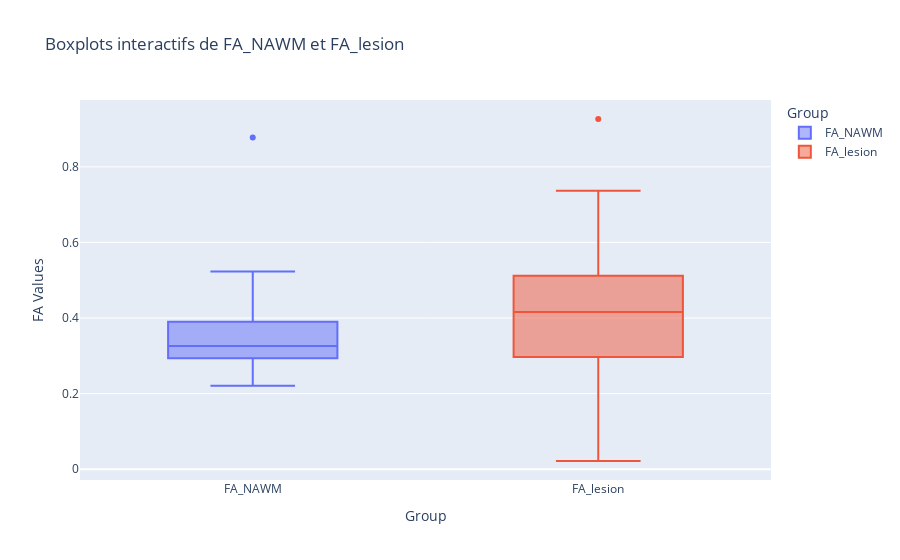

The cell this chart's notebook holds for it:
### Code cell
from scipy.stats import ttest_ind

import plotly.express as px

# Créer un DataFrame avec les données triées
# df_FA_NAWM_sorted = df_results.sort_values(by="FA_NAWM")

# Créer un graphique interactif avec Plotly
fig = px.box(
    df_results.melt(id_vars=["Subject"], value_vars=["FA_NAWM", "FA_lesion"]),
    x="variable",
    y="value",
    color="variable",
    hover_data=["Subject"],
    labels={"value": "FA Values", "variable": "Group"},
    title="Boxplots interactifs de FA_NAWM et FA_lesion"
)

# Afficher le graphique
fig.show()

# Effectuer un test t pour comparer les deux groupes
t_stat, p_value = ttest_ind(df_results["FA_NAWM"].dropna(), df_results["FA_lesion"].dropna(), equal_var=False)

# Afficher les résultats du test t
print(f"T-statistic: {t_stat}, P-value: {p_value}")

### Figure 1 — Plotly figure (JSON) as saved in the notebook; plotly's stock layout.template omitted (floating-point values rounded to 4 significant figures; data arrays with more than 128 entries replaced by an {"elided": "..."} marker saying what was removed)
{"data": [{"alignmentgroup": "True", "customdata": {"elided": "294x1 str values"}, "hovertemplate": "Group=%{x}<br>FA Values=%{y}<br>Subject=%{customdata[0]}<extra></extra>", "legendgroup": "FA_NAWM", "marker": {"color": "#636efa"}, "name": "FA_NAWM", "notched": false, "offsetgroup": "FA_NAWM", "orientation": "v", "showlegend": true, "type": "box", "x": {"elided": "294 str values"}, "x0": " ", "xaxis": "x", "y": {"elided": "294 float values"}, "y0": " ", "yaxis": "y"}, {"alignmentgroup": "True", "customdata": {"elided": "294x1 str values"}, "hovertemplate": "Group=%{x}<br>FA Values=%{y}<br>Subject=%{customdata[0]}<extra></extra>", "legendgroup": "FA_lesion", "marker": {"color": "#EF553B"}, "name": "FA_lesion", "notched": false, "offsetgroup": "FA_lesion", "orientation": "v", "showlegend": true, "type": "box", "x": {"elided": "294 str values"}, "x0": " ", "xaxis": "x", "y": {"elided": "294 float values"}, "y0": " ", "yaxis": "y"}], "layout": {"boxmode": "overlay", "legend": {"title": {"text": "Group"}, "tracegroupgap": 0}, "title": {"text": "Boxplots interactifs de FA_NAWM et FA_lesion"}, "xaxis": {"anchor": "y", "categoryarray": ["FA_NAWM", "FA_lesion"], "categoryorder": "array", "domain": [0, 1], "title": {"text": "Group"}}, "yaxis": {"anchor": "x", "domain": [0, 1], "title": {"text": "FA Values"}}}}
